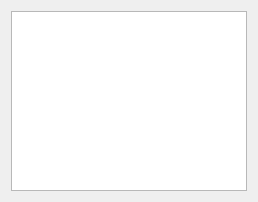
<?xml version="1.0" encoding="UTF-8"?>
<ui version="4.0">
 <class>Widget</class>
 <widget class="QWidget" name="Widget">
  <property name="geometry">
   <rect>
    <x>0</x>
    <y>0</y>
    <width>258</width>
    <height>202</height>
   </rect>
  </property>
  <property name="windowTitle">
   <string>Widget</string>
  </property>
  <layout class="QHBoxLayout" name="horizontalLayout">
   <item>
    <widget class="QTableWidget" name="tableWidget"/>
   </item>
  </layout>
 </widget>
 <resources/>
 <connections/>
</ui>
